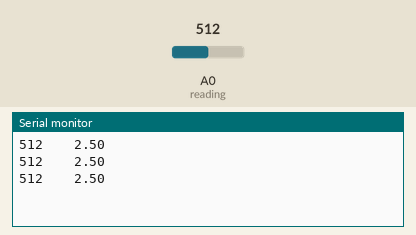
Recording of a sketch running on a simulated Arduino Uno, built with avr-gcc and run on an emulated ATmega328P. Parts: the last lines printed to the serial monitor. The test bench sets the inputs (shaded band); at power-on: A0 (reading) = 512.

Above: at 1.3 s.
1.4 s: A0 (reading) set to 716
At 1.9 s:
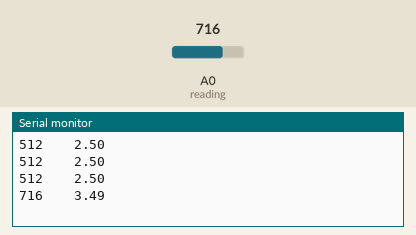
2.9 s: A0 (reading) set to 900
At 3.4 s:
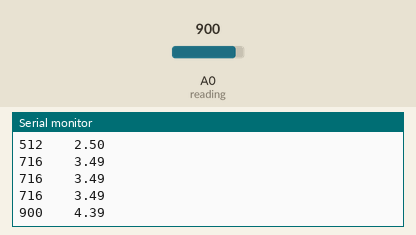
Timing chart, 0 to 5.9 s (numbered marks = the images above; inputs shaded):
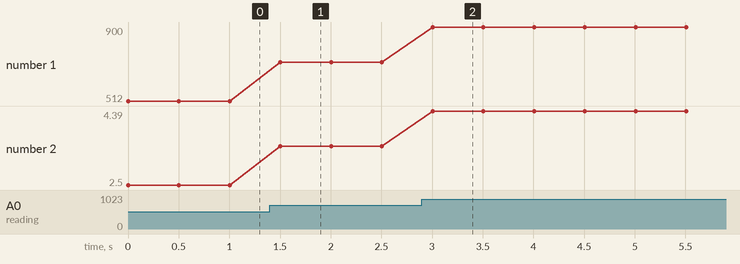

Measured:
- after the input at 1.4 s, the serial monitor: prints a new line after 0.10 s (image 1)
- after the input at 2.9 s, the serial monitor: prints a new line after 0.10 s (image 2)
- plotted number 1: 512 → 716 after the input at 1.4 s, 716 → 900 after the input at 2.9 s
- plotted number 2: 2.5 → 3.49 after the input at 1.4 s, 3.49 → 4.39 after the input at 2.9 s

The sketch:

irSensor.ino
```cpp
#define reading A0
unsigned int value;

void setup() {
// put your setup code here, to run once:
pinMode(reading,INPUT);
Serial.begin(9600); //set the baud rate of the serial monitor
//Serial.print(“Value”);
//Serial.println(“Voltage”); //”\t” create spacing of a tab
}

void loop() {
// put your main code here, to run repeatedly:
value = analogRead(reading); //take reading from sensor
float raw_voltage = value*0.00488; //convert analog value to voltage
Serial.print(value); //display analog value in serial monitor
//Serial.print(“\t:”);
Serial.print("    ");
Serial.println(raw_voltage); //display value of voltage in serial monitor
delay(500); //create a delay of 1s
}
```
